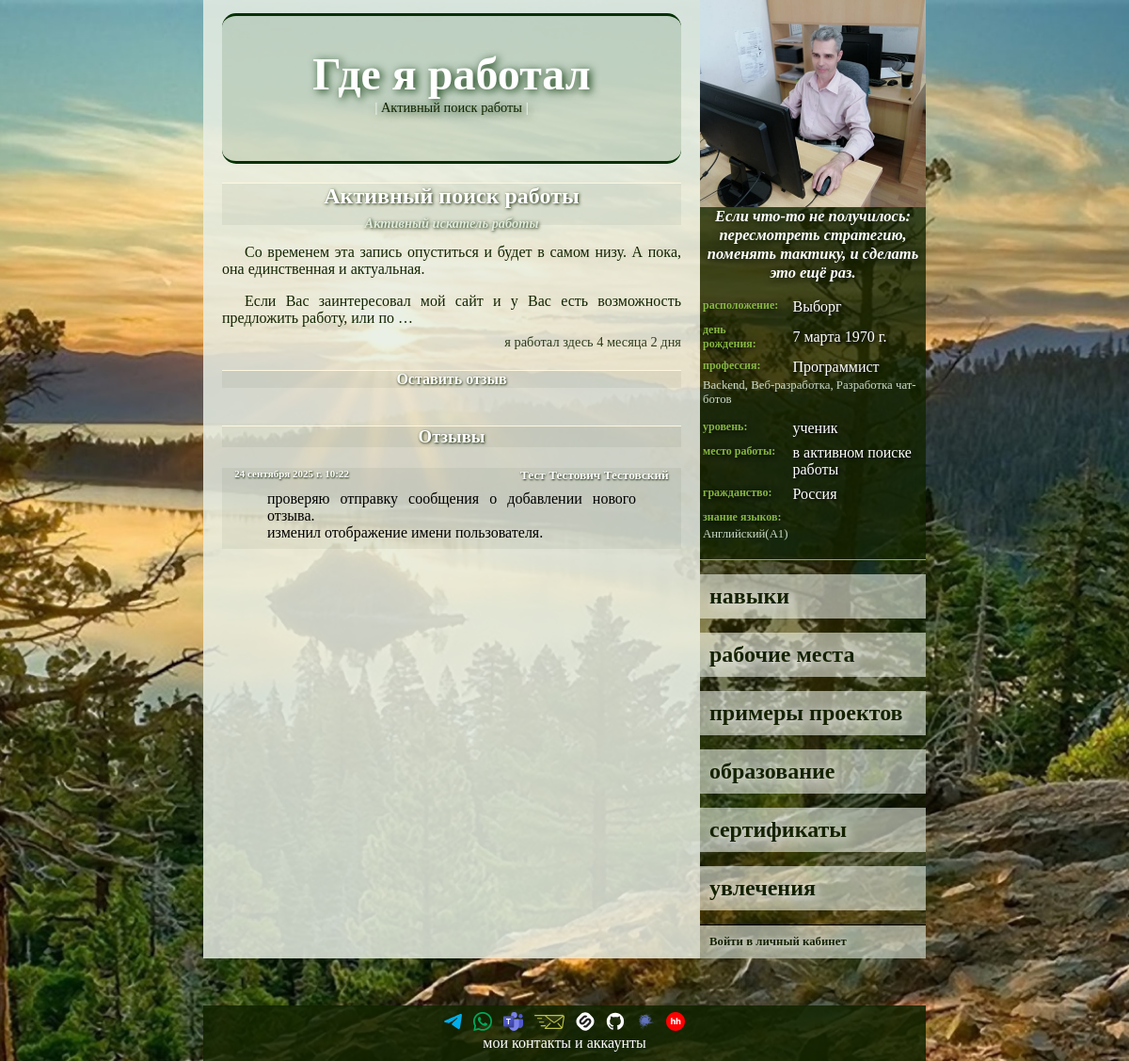
Screenshot of /1/data/working with the database file from the repository.
### new/models.py (models this page shows, shortened)
class Generalization(models.Model):
    name = models.CharField(max_length=500, unique=True, verbose_name="Наименование")
    description = models.TextField(verbose_name="Описание")
    class Meta:
        abstract = True

class StartAndEndDates(models.Model):
    start_date = models.DateField(blank=True, null=True, verbose_name="Дата начала")
    end_date = models.DateField(blank=True, null=True, verbose_name="Дата окончания")
    start_date: Optional[date]
    end_date: Optional[date]
    @property
    def period_length_display(self):
        if not self.start_date:
            return "—"
        end = self.end_date or date.today()
        delta = relativedelta(end, self.start_date)
        parts = []
        if delta.years:
            parts.append(f"{delta.years} {self._declension(delta.years, 'год', 'года', 'лет')}")
            if delta.months:
                parts.append(f"{delta.months} {self._declension(delta.months, 'месяц', 'месяца', 'месяцев')}")
            if delta.days:
                parts.append(f"{delta.days} {self._declension(delta.days, 'день', 'дня', 'дней')}")
        elif delta.months:
            parts.append(f"{delta.months} {self._declension(delta.months, 'месяц', 'месяца', 'месяцев')}")
            if delta.days:
                parts.append(f"{delta.days} {self._declension(delta.days, 'день', 'дня', 'дней')}")
        else:
            parts.append(f"{delta.days} {self._declension(delta.days, 'день', 'дня', 'дней')}")
        return " ".join(parts)
    @staticmethod
    def _declension(number, form1, form2, form5):
        if number % 10 == 1 and number % 100 != 11:
            return form1
        elif 2 <= number % 10 <= 4 and (number % 100 < 10 or number % 100 >= 20):
            return form2
        else:
            return form5
    class Meta:
        abstract = True

class LinkToTheOriginal(models.Model):
    link_to_the_original = models.URLField(blank=True, null=True, verbose_name="Ссылка на оригинал")
    class Meta:
        abstract = True

class Working(Generalization, StartAndEndDates, LinkToTheOriginal):
    position = models.CharField(max_length=255, verbose_name="Должность")
    used_skills = models.ManyToManyField(
        Skill,
        blank=True,
        related_name="i_worked_for",
        verbose_name="Навыки полученные на этой работе",
    )
    objects: ClassVar[models.Manager["Working"]]
    class Meta:
        verbose_name = "Рабочее место"
        verbose_name_plural = "Рабочие места"

class Feedback(models.Model):
    author_user = models.ForeignKey(
        MyUser,
        on_delete=models.SET_NULL,
        null=True,
        blank=True,
        verbose_name="Пользователь"
    )
    author_name = models.CharField(
        "Имя (для анонимов)",
        max_length=255,
        blank=True,
        null=True
    )
    content = models.TextField("Сообщение")
    content_type = models.ForeignKey(ContentType, on_delete=models.CASCADE, verbose_name="Модель привязки")
    object_id = models.PositiveIntegerField(verbose_name="Идентификатор объекта", null=True, blank=True)
    target = GenericForeignKey("content_type", "object_id")
    created_at = models.DateTimeField(auto_now_add=True, verbose_name="Создано")
    updated_at = models.DateTimeField(auto_now=True, verbose_name="Отредактировано")
    status = models.CharField(
        max_length=20,
        choices=[
            ("published", "Опубликовано"),
            ("pending", "На модерации"),
            ("hidden", "Скрыто"),
        ],
        default="published",
        verbose_name="Статус",
    )
    def display_author(self):
        if self.author_user:
            return self.author_user.get_full_name_with_patronymic()
        return self.author_name or "пользователь не назвался"
    display_author.short_description = "Автор отклика"
    class Meta:
        verbose_name = "Отклик"
        verbose_name_plural = "Отклики"
        ordering = ["-created_at"]

class MyUser(AbstractUser):
    PROFESSIONAL_LEVELS = {
        "": "— Нет никакого —",
        "LR": "ученик",
        "BR": "начинающий",
        "LL": "небольшой опыт",
        "EX": "опыт есть",
        "PR": "профессионал",
        "SP": "супер-профессионал",
        "HB": "хобби",
    }
    BIOLOGICAL_SEX = {
        "": "— Не выбран —",
        "F": "женский",
        "M": "мужской"
    }
    photo = models.ImageField(
        "Собственное изображение",
        upload_to="user_s_photo/",
        null=True,
        blank=True,
    )
    biological_sex = models.CharField(
        max_length=1,
        choices=BIOLOGICAL_SEX,
        null=True,
        blank=True,
        verbose_name="Пол",
    )
    patronymic = models.CharField(max_length=100, verbose_name="Отчество", null=True, blank=True)
    birthday = models.DateField(null=True, blank=True, verbose_name="День рождения")
    citizenship = models.ForeignKey(
        CountryOfConsignment, on_delete=models.SET_NULL, null=True, blank=True, verbose_name="Гражданство"
    )
    city = models.ForeignKey(City, on_delete=models.SET_NULL, null=True, blank=True, verbose_name="Город")
    profession = models.ForeignKey(
        Profession, on_delete=models.SET_NULL, null=True, blank=True, verbose_name="Профессия"
    )
    specialization_professions = models.ManyToManyField(
        SupplementProfession,
        blank=True,
        related_name="supplement_user",
        verbose_name="Специализация",
    )
    the_level_of_professionalism = models.CharField(
        max_length=2,
        choices=PROFESSIONAL_LEVELS,
        null=True,
        blank=True,
        verbose_name="Уровень профессионализма",
    )
    job = models.ForeignKey(
        Organization,
        on_delete=models.SET_NULL,
        null=True,
        blank=True,
        verbose_name="Текущее место работы",
    )
    languages = models.ManyToManyField(
        Language,
        blank=True,
        related_name="knowledge_of_foreign_languages",
        verbose_name="Знание языков",
    )
    motto = models.CharField(max_length=1000, verbose_name="Мой девиз", null=True, blank=True)
    about_me = models.TextField(verbose_name="Обо мне", null=True, blank=True)
    def get_full_name_with_patronymic(self):
        parts = [self.first_name, self.patronymic, self.last_name]
        full_name = " ".join([p for p in parts if p])  # собираем ФИО
        return full_name.strip() or self.username

class City(models.Model):
    name = models.CharField(max_length=100, unique=True, verbose_name="Название")
    class Meta:
        ordering = ["name"]
        verbose_name = "Название города"
        verbose_name_plural = "Названия городов"
    def __str__(self):
        return self.name

class Profession(models.Model):
    name = models.CharField(max_length=100, unique=True, verbose_name="Название")
    supplement_the_profession_of_the_user = models.ManyToManyField(
        SupplementProfession,
        related_name="supplement_profession"
    )
    class Meta:
        ordering = ["name"]
        verbose_name = "Профессия"
        verbose_name_plural = "Профессии"
    def __str__(self):
        return self.name

class SupplementProfession(models.Model):
    name = models.CharField(max_length=100, unique=True, verbose_name="Наименование")
    class Meta:
        ordering = ["name"]
        verbose_name = "Специализация"
        verbose_name_plural = "Специализации"
    def __str__(self):
        return self.name

class Organization(models.Model):
    name = models.CharField(max_length=100, unique=True, verbose_name="Название")
    city = models.ForeignKey(City, on_delete=models.SET_NULL, null=True, blank=True, verbose_name="Город")
    class Meta:
        ordering = ["name"]
        verbose_name = "Организация"
        verbose_name_plural = "Организации"
    def __str__(self):
        return self.name

class CountryOfConsignment(models.Model):
    name = models.CharField(max_length=100, unique=True, verbose_name="Название")
    state_flag = models.ImageField("Государственный флаг", upload_to="flag/", null=True, blank=True)
    class Meta:
        ordering = ["name"]
        verbose_name = "Название страны"
        verbose_name_plural = "Названия стран"
    def __str__(self):
        return self.name

class Language(models.Model):
    LANGUAGE_LEVEL = {
        "A1": "начальный",
        "A2": "элементарный",
        "B1": "средний",
        "B2": "выше среднего",
        "C1": "продвинутый",
        "C2": "профессиональный",
    }
    name = models.CharField(max_length=100, verbose_name="Язык")
    level = models.CharField(
        max_length=2,
        choices=LANGUAGE_LEVEL,
        verbose_name="уровень",
        default="A1"
    )
    class Meta:
        ordering = ["name"]
        verbose_name = "Иностранный язык"
        verbose_name_plural = "Иностранные языки"
    def __str__(self):
        return f"{self.name}({self.level})"

### new/views.py (the view)
class ListOfWorking(GetContext, FeedbackMixin, ListView):
    template_name = "new/list_of_working.html"
    model = Working
    context_object_name = "workings"
    def get_queryset(self):
        queryset = Working.objects.order_by(F('end_date').desc(nulls_first=True))
        return queryset

### new/templates/new/list_of_working.html (shortened to what this page needs)
{%extends 'base.html'%}
{% block body %}
<div class="name_user">
    Где я работал
    <div class="under_menu">|
        {% for working in workings %}
        <a href="{% url 'отобразить конкретное рабочее место' working.id %}">{{ working.name }}</a> |
        {% endfor %}
    </div>
</div>
{% for working in workings%}
    <div class="specifics">
        <h2>
            {{ working.name }}
            <span class="subtitle">{{ working.position }}</span>
        </h2>
        <a href="{% url 'отобразить конкретное рабочее место' working.id %}" class="a_main_text"><div class="main_text">
            {{ working.description|linebreaks|truncatewords:30 }}
        </div></a>
        <p>
            {% if working.start_date is not none %}
                я работал здесь {{working.period_length_display }}
            {% endif %}
        </p>
    </div>
{% endfor%}
{% include "new/feedback_block.html" %}
{% endblock body %}

### new/templates/new/feedback_block.html (shortened to what this page needs)
<div class="feedback-section">
    <a href="#" id="show-form-link"><h4>Оставить отзыв</h4></a>
    <h3>Отзывы</h3>
    {% for fb in feedbacks %}
        <div class="feedback">
            {% if fb.author_user.id is 1 %}
                <h4>
                    <span>
                        <a href="{% url 'отобразить личные данные' fb.author_user.id %}">
                            {{ fb.display_author }}
                        </a>
                    </span>
                    <small>{{ fb.created_at }}</small>
                </h4>
            <div class="my_response">{{ fb.content|linebreaks }}</div>
            {% else %}
                <h5>
                    <small>{{ fb.created_at }}</small>
                    {% if fb.author_user.id %}
                        <span>
                            <a href="{% url 'отобразить личные данные' fb.author_user.id %}">
                                {{ fb.display_author }}
                            </a>
                        </span>
                    {% else %}
                        <span>{{ fb.display_author }}</span>
                    {% endif %}
                </h5>
                {{ fb.content|linebreaks }}
            {% endif %}
        </div>
    {% empty %}
        <p>тут ещё нет отзывов. Ваш будет первым.</p>
    {% endfor %}
</div>

### new/templates/new/main_info.html
{% load static %}
{% if myuser %}
	<div class="photo">{% if myuser.photo %}
		<a href="/{{ myuser.id }}">
			<img
					src="{% static ''|add:myuser.photo.url %}"
					alt="Личная фотография"
			>
		</a>
		{% else %}
		<img
				src="{% static 'images/user_s_photo/default.jpg' %}"
				alt="Фото по умолчанию"
		>
		{% endif %}
	</div>
	<div class="motto">
		{% if myuser.motto %}
			{{ myuser.motto }}
		{% else %}
			у пользователя нет девиза
		{% endif %}
	</div>
	<table class="ind_info">
		<tbody class="tbl_info">
			{% if myuser.city %}
			<tr>
				<td class="left_column">расположение:</td>
				<td class="right_column">{{ myuser.city }}</td>
			</tr>
			{% endif %}
			{% if myuser.birthday %}
			<tr>
				<td class="left_column">день рождения:</td>
				<td class="right_column">{{ myuser.birthday }}</td>
			</tr>
			{% endif %}
			{% if myuser.profession %}
			<tr>
				<td class="left_column">профессия:</td>
				<td class="right_column">{{ myuser.profession }}</td>
			</tr>
			{% endif %}
            {% if myuser.profession %}
                {% if myuser.specialization_professions %}
                    <tr>
                        <td colspan="2" class="uni_cells">
                            {{ myuser.specialization_professions.all|join:", " }}
                        </td>
                    </tr>
                {% endif %}
            {% endif %}
			{% if myuser.get_the_level_of_professionalism_display %}
			<tr>
				<td class="left_column">уровень:</td>
				<td class="right_column">{{ myuser.get_the_level_of_professionalism_display }}</td>
			</tr>
			{% endif %}
			{% if myuser.job %}
			<tr>
				<td class="left_column">место работы:</td>
				<td class="right_column">{{ myuser.job }}</td>
			</tr>
			{% endif %}
			{% if myuser.citizenship %}
			<tr>
				<td class="left_column">гражданство:</td>
				<td class="right_column">{{ myuser.citizenship }}</td>
			</tr>
			{% endif %}
			{% if myuser.languages.all %}
			<tr>
				<td colspan="2" class="left_column">знание языков:</td>
			</tr>
			<tr>
				<td colspan="2" class="uni_cells">
					{{ myuser.languages.all|join:", " }}
				</td>
			</tr>
			{% endif %}
		</tbody>
	</table>
{% endif %}

### rows the page displays
Working: name "Активный поиск работы", position "Активный искатель работы", description "Со временем эта запись опуститься и будет в самом низу. А пока, она единственная и актуальная. Если Вас заинтересовал мой сайт и у Вас есть возможность предложить работу, или по …", period_length_display "4 месяца 2 дня"
Feedback: created_at "24 сентября 2025 г. 10:22", display_author "Тест Тестович Тестовский", content "проверяю отправку сообщения о добавлении нового отзыва. изменил отображение имени пользователя."
MyUser: photo (picture), motto "Если что-то не получилось: пересмотреть стратегию, поменять тактику, и сделать это ещё раз.", city "Выборг", birthday "7 марта 1970 г.", profession "Программист", specialization_professions.all "Backend, Веб-разработка, Разработка чат-ботов", the_level_of_professionalism "ученик", job "в активном поиске работы", citizenship "Россия", languages.all "Английский(A1)"
